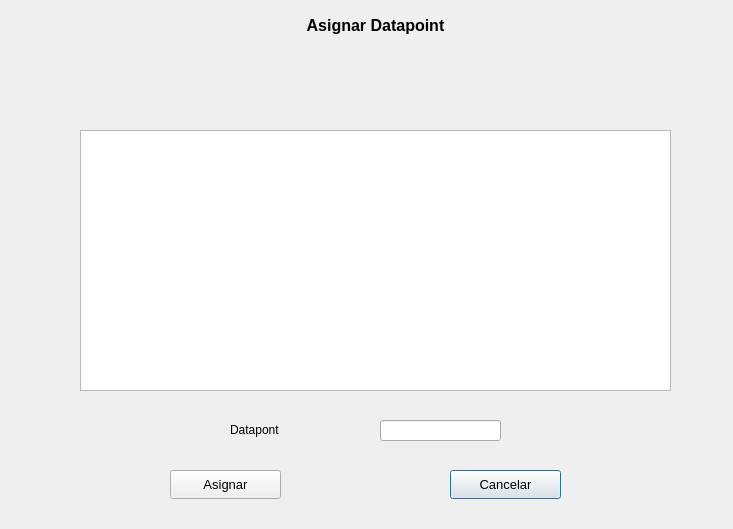
<?xml version="1.0" encoding="UTF-8"?>
<ui version="4.0">
 <class>AsignarDatapoint</class>
 <widget class="QDialog" name="AsignarDatapoint">
  <property name="geometry">
   <rect>
    <x>0</x>
    <y>0</y>
    <width>733</width>
    <height>529</height>
   </rect>
  </property>
  <property name="windowTitle">
   <string>Dialog</string>
  </property>
  <widget class="QPushButton" name="cancelar">
   <property name="geometry">
    <rect>
     <x>450</x>
     <y>470</y>
     <width>111</width>
     <height>29</height>
    </rect>
   </property>
   <property name="font">
    <font>
     <pointsize>10</pointsize>
    </font>
   </property>
   <property name="text">
    <string>Cancelar</string>
   </property>
  </widget>
  <widget class="QPushButton" name="asignar">
   <property name="geometry">
    <rect>
     <x>170</x>
     <y>470</y>
     <width>111</width>
     <height>29</height>
    </rect>
   </property>
   <property name="font">
    <font>
     <pointsize>10</pointsize>
    </font>
   </property>
   <property name="text">
    <string>Asignar</string>
   </property>
  </widget>
  <widget class="QLabel" name="label_2">
   <property name="geometry">
    <rect>
     <x>230</x>
     <y>420</y>
     <width>151</width>
     <height>20</height>
    </rect>
   </property>
   <property name="text">
    <string>Datapont</string>
   </property>
  </widget>
  <widget class="QLabel" name="label_91">
   <property name="geometry">
    <rect>
     <x>220</x>
     <y>10</y>
     <width>311</width>
     <height>31</height>
    </rect>
   </property>
   <property name="font">
    <font>
     <pointsize>12</pointsize>
     <bold>true</bold>
    </font>
   </property>
   <property name="text">
    <string>Asignar Datapoint</string>
   </property>
   <property name="alignment">
    <set>Qt::AlignCenter</set>
   </property>
  </widget>
  <widget class="QFrame" name="frame">
   <property name="geometry">
    <rect>
     <x>80</x>
     <y>130</y>
     <width>591</width>
     <height>261</height>
    </rect>
   </property>
   <property name="frameShape">
    <enum>QFrame::StyledPanel</enum>
   </property>
   <property name="frameShadow">
    <enum>QFrame::Raised</enum>
   </property>
   <widget class="QTextBrowser" name="preview_text">
    <property name="geometry">
     <rect>
      <x>0</x>
      <y>0</y>
      <width>591</width>
      <height>261</height>
     </rect>
    </property>
    <property name="html">
     <string>&lt;!DOCTYPE HTML PUBLIC &quot;-//W3C//DTD HTML 4.0//EN&quot; &quot;http://www.w3.org/TR/REC-html40/strict.dtd&quot;&gt;
&lt;html&gt;&lt;head&gt;&lt;meta name=&quot;qrichtext&quot; content=&quot;1&quot; /&gt;&lt;meta charset=&quot;utf-8&quot; /&gt;&lt;style type=&quot;text/css&quot;&gt;
p, li { white-space: pre-wrap; }
&lt;/style&gt;&lt;/head&gt;&lt;body style=&quot; font-family:'Segoe UI'; font-size:9pt; font-weight:400; font-style:normal;&quot;&gt;
&lt;p style=&quot;-qt-paragraph-type:empty; margin-top:12px; margin-bottom:12px; margin-left:0px; margin-right:0px; -qt-block-indent:0; text-indent:0px;&quot;&gt;&lt;br /&gt;&lt;/p&gt;&lt;/body&gt;&lt;/html&gt;</string>
    </property>
   </widget>
   <widget class="QLabel" name="preview_image">
    <property name="geometry">
     <rect>
      <x>0</x>
      <y>0</y>
      <width>591</width>
      <height>261</height>
     </rect>
    </property>
    <property name="text">
     <string/>
    </property>
    <property name="alignment">
     <set>Qt::AlignCenter</set>
    </property>
   </widget>
   <widget class="PlotWidget" name="preview_graph" native="true">
    <property name="geometry">
     <rect>
      <x>0</x>
      <y>0</y>
      <width>591</width>
      <height>261</height>
     </rect>
    </property>
    <property name="autoFillBackground">
     <bool>false</bool>
    </property>
   </widget>
  </widget>
  <widget class="QLabel" name="archivo">
   <property name="geometry">
    <rect>
     <x>90</x>
     <y>70</y>
     <width>571</width>
     <height>31</height>
    </rect>
   </property>
   <property name="font">
    <font>
     <pointsize>11</pointsize>
    </font>
   </property>
   <property name="text">
    <string/>
   </property>
   <property name="alignment">
    <set>Qt::AlignCenter</set>
   </property>
   <property name="wordWrap">
    <bool>true</bool>
   </property>
  </widget>
  <widget class="QLineEdit" name="datapoint">
   <property name="geometry">
    <rect>
     <x>380</x>
     <y>420</y>
     <width>121</width>
     <height>21</height>
    </rect>
   </property>
   <property name="text">
    <string/>
   </property>
  </widget>
 </widget>
 <customwidgets>
  <customwidget>
   <class>PlotWidget</class>
   <extends>QWidget</extends>
   <header location="global">pyqtgraph</header>
   <container>1</container>
  </customwidget>
 </customwidgets>
 <resources/>
 <connections/>
</ui>
